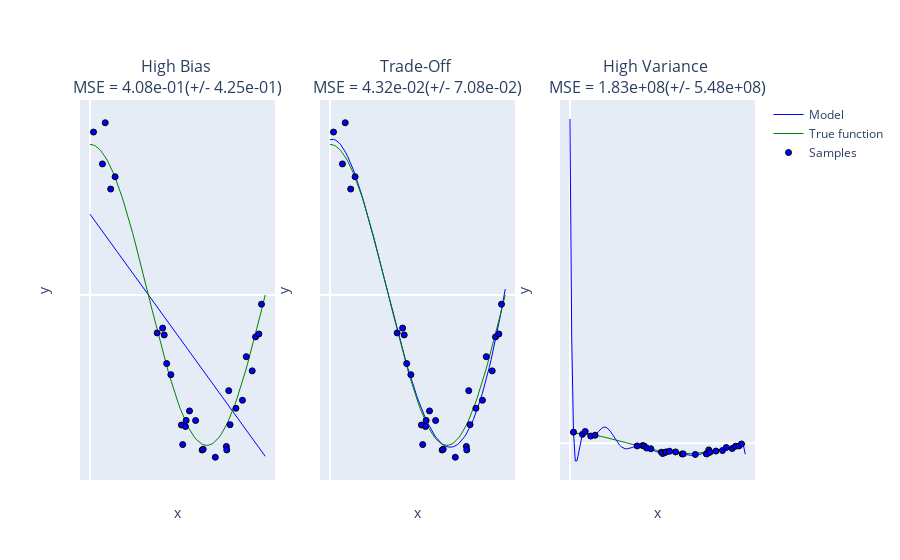

This figure's notebook cell:
### Markdown cell above
### Interactive Example
In the below visualization, there are 3 sub-plots.

#### HIgh Bias
The First plot(left most) is the model with High Bias. The Model is simply a linear regression model. This is same as the polynomial of a first degree. The line is perhaps too simplistic for the data points in question. Since the model is too rigid, this has high bias.
The blue line represents the linear regression which means high bias.

#### High Variance
The last plot (right most) is the model with High Variance. The Model is a polynomial regression model. This is assuming a degree of 15. The resulting model function follows the training data points in the closest possible way. But this does not mean the model is the best for this dataset. The reason for that is while this fits the training data well, it is too complex to predict well for unknown data points, meaning that this model is too complex and weighs in the noise data as well. Hence this has high variance.
The complex blue curve represents the polynomial regression of degree 15 which has high variance.

#### Trade-Off
The plot in the center is the model with a reasonable Bias-Variance trade-off. The Model is a polynomial regression model. But this time we have modeled it with a degree of 4 to reasonably follow the training data points in the closest possible way without compromising its efficiency to predict the unknown values. 
The blue curve represents the polynomial regression of degree 4 (trade-off).

### Code cell
import plotly.graph_objs as go
from plotly import tools
from plotly.offline import download_plotlyjs, init_notebook_mode, plot, iplot
init_notebook_mode(connected=True)

import numpy as np
from sklearn.pipeline import Pipeline
from sklearn.preprocessing import PolynomialFeatures
from sklearn.linear_model import LinearRegression
from sklearn.model_selection import cross_val_score

#Data
np.random.seed(0)

n_samples = 30
degrees = [1, 4, 15]
title_msg = ['High Bias', 'Trade-Off', 'High Variance']
true_fun = lambda X: np.cos(1.5 * np.pi * X)
X = np.sort(np.random.rand(n_samples))
y = true_fun(X) + np.random.randn(n_samples) * 0.1
titles = []
data = [] 

for i in range(len(degrees)):
    polynomial_features = PolynomialFeatures(degree=degrees[i],
                                             include_bias=False)
    linear_regression = LinearRegression()
    pipeline = Pipeline([("polynomial_features", polynomial_features),
                         ("linear_regression", linear_regression)])
    pipeline.fit(X[:, np.newaxis], y)

    # Evaluate the models using crossvalidation
    scores = cross_val_score(pipeline, X[:, np.newaxis], y,
                             scoring="neg_mean_squared_error", cv=10)

    X_test = np.linspace(0, 1, 100)
    
    if(i==1):
        leg=True
    else:
        leg=False
    data.append([])
    trace1 = go.Scatter(x=X_test, y=pipeline.predict(X_test[:, np.newaxis]), 
                        name="Model", mode='lines',
                        line=dict(color='blue', width=1),
                        showlegend=leg)
    data[i].append(trace1)
    trace2 = go.Scatter(x=X_test, y=true_fun(X_test), 
                        name="True function", mode='lines',
                        line=dict(color='green', width=1),
                        showlegend=leg)
    data[i].append(trace2)
    
    trace3 = go.Scatter(x=X, y=y, 
                        name="Samples", mode='markers',
                        marker=dict(color='blue', 
                                    line=dict(color='black', width=1)),
                        showlegend=leg)
    data[i].append(trace3)
    
    titles.append("{} <br>MSE = {:.2e}(+/- {:.2e})".format(title_msg[i],
                    -scores.mean(), scores.std()))
    
fig = tools.make_subplots(rows=1, cols=3,
                          subplot_titles=tuple(titles[:3]),
                          print_grid=False)

for i in range(0, len(data)):
    for j in range(0, len(data[i])):
        fig.append_trace(data[i][j], 1, i+1)
        
for i in map(str,range(1, 4)):
    y = 'yaxis'+i
    x = 'xaxis'+i
    fig['layout'][y].update(title='y', showgrid=False,
                            showticklabels=False, ticks='')
    fig['layout'][x].update(title='x', showgrid=False,
                            showticklabels=False, ticks='')
    
iplot(fig)
